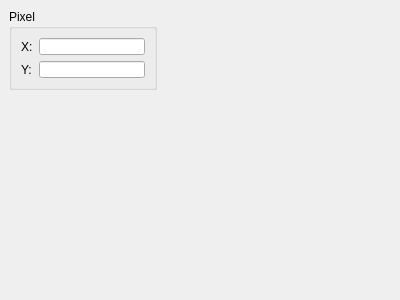
<?xml version="1.0" encoding="UTF-8"?>
<ui version="4.0">
 <class>PPUInformationDialog</class>
 <widget class="QDialog" name="PPUInformationDialog">
  <property name="geometry">
   <rect>
    <x>0</x>
    <y>0</y>
    <width>400</width>
    <height>300</height>
   </rect>
  </property>
  <property name="windowTitle">
   <string>Dialog</string>
  </property>
  <widget class="QGroupBox" name="groupBox">
   <property name="geometry">
    <rect>
     <x>9</x>
     <y>9</y>
     <width>148</width>
     <height>81</height>
    </rect>
   </property>
   <property name="title">
    <string>Pixel</string>
   </property>
   <layout class="QFormLayout" name="formLayout">
    <item row="0" column="0">
     <widget class="QLabel" name="label">
      <property name="text">
       <string>X:</string>
      </property>
     </widget>
    </item>
    <item row="0" column="1">
     <widget class="QLineEdit" name="pixelX"/>
    </item>
    <item row="1" column="0">
     <widget class="QLabel" name="label_2">
      <property name="text">
       <string>Y:</string>
      </property>
     </widget>
    </item>
    <item row="1" column="1">
     <widget class="QLineEdit" name="pixelY"/>
    </item>
   </layout>
  </widget>
 </widget>
 <resources/>
 <connections/>
</ui>
